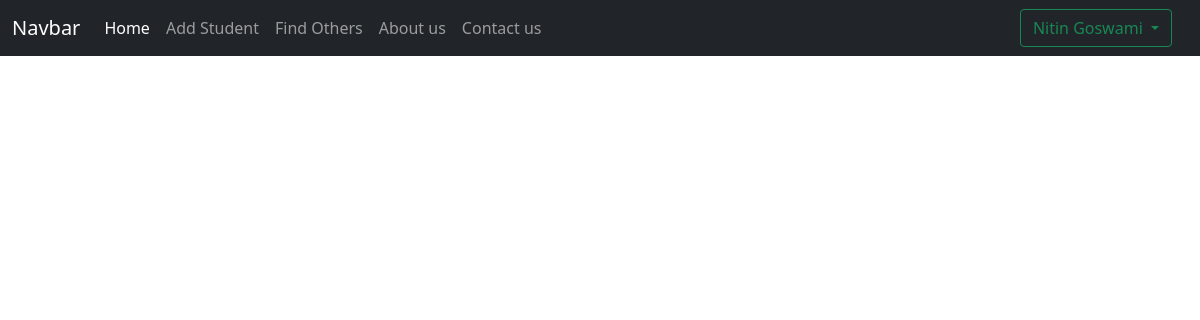
/ (signed in), run on an earlier commit of the app's database.
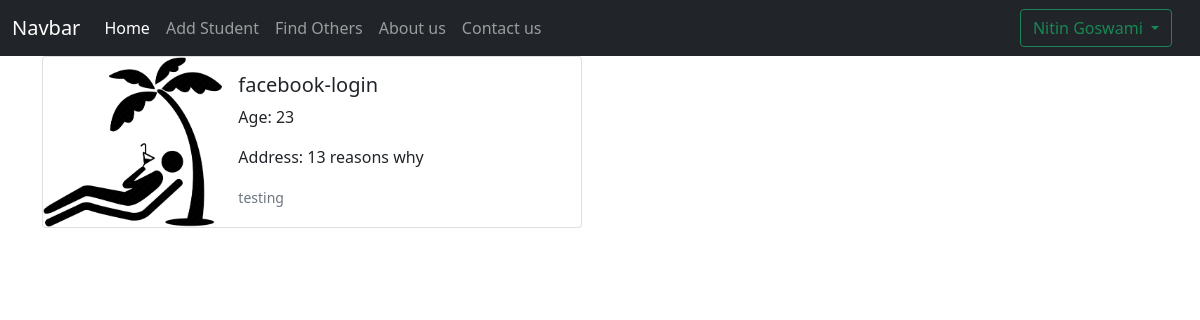
And on a later commit of the database.
### user/models.py (models this page shows, shortened)
class User(AbstractUser):
    email = models.EmailField(unique=True)
    address = models.TextField()
    image = models.ImageField(upload_to="user/profile")
    phone = models.CharField(max_length=20)
    USERNAME_FIELD = 'email'
    REQUIRED_FIELDS = []
    object = CustomUserManager()

class Student(models.Model):
    name = models.CharField(max_length=25)
    age = models.IntegerField()
    branch = models.CharField(max_length=20)
    address = models.CharField(max_length=100)
    image = models.ImageField(upload_to="user/student")

### user/views.py (the view)
# urls.py: path('', views.index, name='home'),
def index(request):
    if request.user.is_authenticated:
        students = Student.objects.all()
        context = {"students": students}
        return render(request, 'index.html', context)
    return redirect("/login")

### user/templates/index.html (shortened to what this page needs)
{% extends 'base.html' %}
{% block code %}
<div class="container">
    {% for student in students %}
    <div class="card mb-3" style="max-width: 540px;">
        <div class="row g-0">
          <div class="col-md-4">
            <img src="{{student.image.url}}" class="img-fluid rounded-start" alt="...">
          </div>
          <div class="col-md-8">
            <div class="card-body">
              <h5 class="card-title">{{student.name}}</h5>
              <p class="card-text">Age: {{student.age}}</p>
              <p class="card-text">Address: {{student.address}}</p>
              <p class="card-text"><small class="text-muted">{{student.branch}}</small></p>
            </div>
          </div>
        </div>
    </div>
    {% endfor %}
</div>
{% endblock code %}

### user/templates/base.html (shortened to what this page needs)
<!DOCTYPE html>
<html lang="en">
<head>
    <link href="https://cdn.jsdelivr.net/npm/bootstrap@5.1.3/dist/css/bootstrap.min.css" rel="stylesheet"
 />
</head>
<body>
    <nav class="navbar navbar-expand-lg navbar-dark bg-dark">
        <div class="container-fluid">
            <a class="navbar-brand" href="#">Navbar</a>
            <div class="collapse navbar-collapse" id="navbarSupportedContent">
                <ul class="navbar-nav me-auto mb-2 mb-lg-0">
                    <li class="nav-item">
                        <a class="nav-link active" aria-current="page" href="/">Home</a>
                    </li>
                    <li class="nav-item">
                        <a class="nav-link" href="/create_student">Add Student</a>
                    </li>
                    <li class="nav-item">
                        <a class="nav-link" href="/others">Find Others</a>
                    </li>
                    <li class="nav-item">
                        <a class="nav-link" href="/about">About us</a>
                    </li>
                    <li class="nav-item">
                        <a class="nav-link" href="/contact">Contact us</a>
                    </li>
                </ul>
                {% if user.is_authenticated %}
                <div class="btn-group mx-3">
                    <button type="button" class="btn btn-outline-success dropdown-toggle" data-bs-toggle="dropdown" aria-expanded="false">
                      {{user.first_name}} {{user.last_name}}
                    </button>
                  </div>
                {% endif %}
            </div>
        </div>
    </nav>
    {% block code %} {% endblock code %}
</body>
</html>

What changed in the data, as far as the page shows it:
added Student: image (picture), name "facebook-login", age "23", address "13 reasons why", branch "testing"
